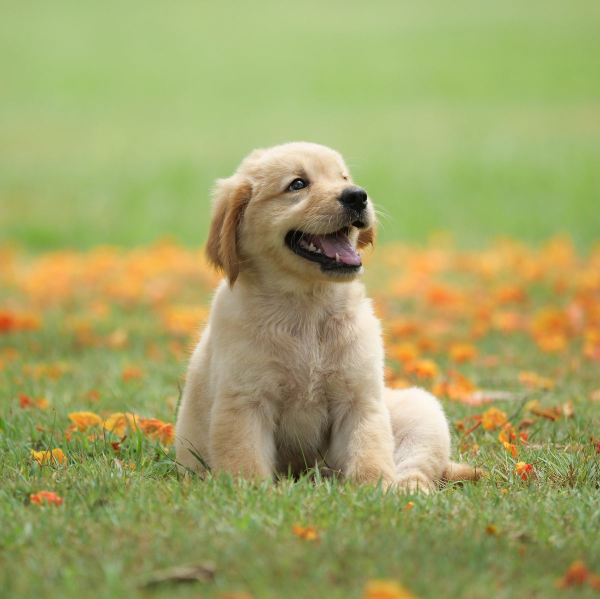
#> input picture dog.jpg, 1200 x 1197 px (shown at 1/2 size)
$ jupyter execute pet_portraits.ipynb
#> lines starting #> are read from the running program, lines starting #| are printed output that depends on the picture
[cell 1]
import cv2
import matplotlib.pyplot as plt

[cell 2]
image1 = cv2.imread('dog.jpg')
#> image1 is the input picture: shape (1197, 1200, 3); mean B, G, R 102.4, 164.3, 161.9
cv2.imshow('dog', image1)
cv2.waitKey(0)
cv2.destroyAllWindows()

[cell 3]
image2 = cv2.imread('cat.jpg')
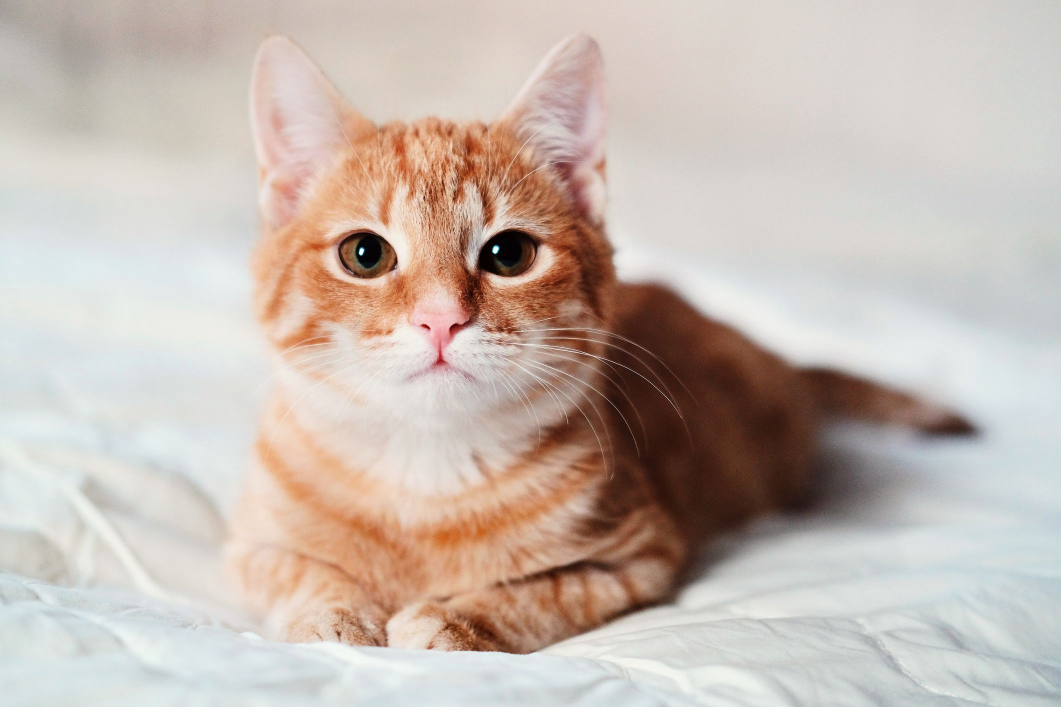
#> input picture cat.jpg, 2121 x 1414 px (shown at 1/2 size)
#> image2 is the input picture: shape (1414, 2121, 3); mean B, G, R 177.3, 185.7, 198.6
cv2.imshow('cat', image2)
cv2.waitKey(0)
cv2.destroyAllWindows()

[cell 4]
image1.shape
image2.shape
#> Out = (1414, 2121, 3)

[cell 5]
resized_image1 = cv2.resize(image1, (300, 400))
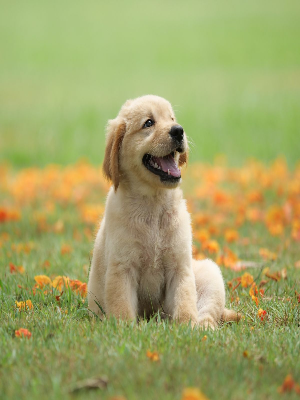
#> resized_image1: shape (400, 300, 3); mean B, G, R 102.3, 164.2, 161.8
resized_image2 = cv2.resize(image2, (300, 400))
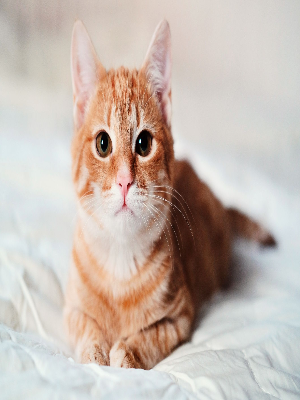
#> resized_image2: shape (400, 300, 3); mean B, G, R 177.2, 185.6, 198.5
img_hadd = cv2.vconcat([resized_image1, resized_image2])
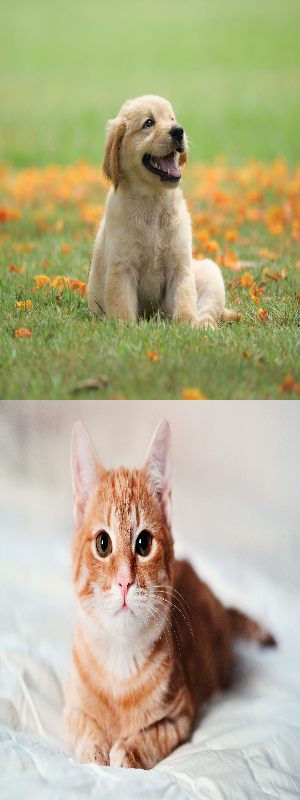
#> img_hadd: shape (800, 300, 3); mean B, G, R 139.7, 174.9, 180.2
img_vadd = cv2.hconcat([resized_image1, resized_image2])
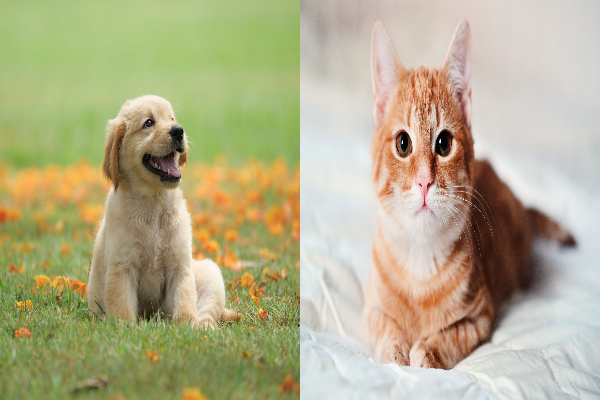
#> img_vadd: shape (400, 600, 3); mean B, G, R 139.7, 174.9, 180.2
cv2.imshow('Side by Side', img_hadd)
cv2.waitKey(0)
cv2.destroyAllWindows()
